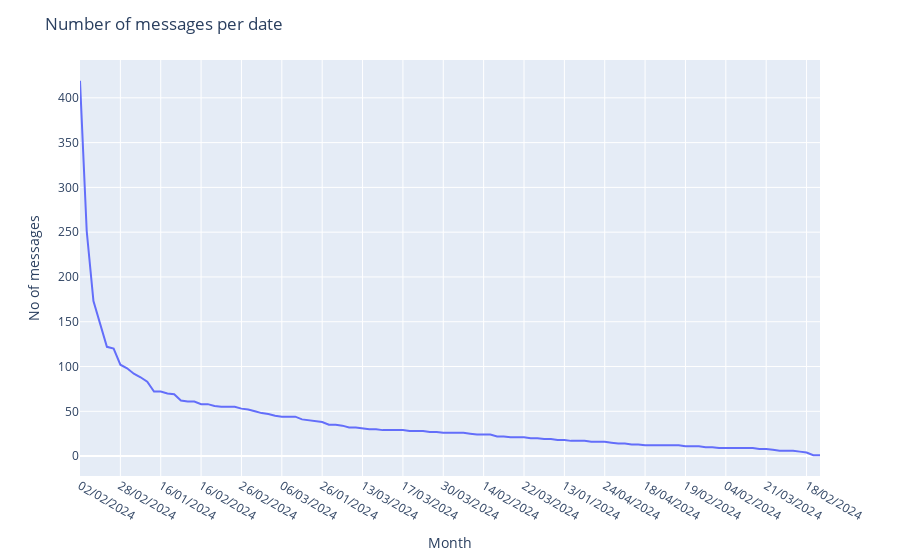

Notebook code cell kept with this figure:
### Markdown cell above
### 3. Time Series

### Code cell
# Calculate message counts per date
z = new_chat["Date"].value_counts()

# Create a new DataFrame for plotting (this is the main fix)
plot_data = pd.DataFrame({'Date': z.index, 'Msg_count': z.values})

# Create the line plot
fig = px.line(x=plot_data['Date'], y=plot_data['Msg_count']) 
fig.update_layout(title="Number of messages per date",
                  xaxis_title="Month",
                  yaxis_title="No of messages")
fig.update_xaxes(nticks=20)
fig.show()

### Figure 1 — Plotly figure (JSON) as saved in the notebook; plotly's stock layout.template omitted (floating-point values rounded to 4 significant figures)
{"data": [{"hovertemplate": "x=%{x}<br>y=%{y}<extra></extra>", "legendgroup": "", "line": {"color": "#636efa", "dash": "solid"}, "marker": {"symbol": "circle"}, "mode": "lines", "name": "", "orientation": "v", "showlegend": false, "type": "scatter", "x": ["02/02/2024", "23/01/2024", "07/02/2024", "15/01/2024", "19/01/2024", "29/02/2024", "28/02/2024", "28/01/2024", "18/01/2024", "23/02/2024", "12/02/2024", "07/03/2024", "16/01/2024", "27/02/2024", "03/02/2024", "22/01/2024", "01/03/2024", "30/01/2024", "16/02/2024", "14/01/2024", "02/03/2024", "24/01/2024", "08/02/2024", "20/01/2024", "26/02/2024", "25/03/2024", "17/01/2024", "20/02/2024", "09/02/2024", "02/04/2024", "06/03/2024", "03/04/2024", "27/01/2024", "01/04/2024", "21/01/2024", "10/02/2024", "26/01/2024", "04/04/2024", "25/04/2024", "15/03/2024", "31/01/2024", "05/02/2024", "13/03/2024", "22/02/2024", "12/04/2024", "17/02/2024", "24/02/2024", "25/01/2024", "17/03/2024", "28/03/2024", "15/04/2024", "01/05/2024", "29/03/2024", "05/04/2024", "30/03/2024", "09/03/2024", "23/04/2024", "15/02/2024", "14/03/2024", "21/02/2024", "14/02/2024", "14/04/2024", "08/03/2024", "29/01/2024", "05/03/2024", "25/02/2024", "22/03/2024", "16/03/2024", "31/03/2024", "11/03/2024", "03/03/2024", "19/04/2024", "13/01/2024", "04/03/2024", "07/04/2024", "27/04/2024", "26/03/2024", "12/03/2024", "24/04/2024", "24/03/2024", "20/03/2024", "06/04/2024", "19/03/2024", "01/02/2024", "18/04/2024", "09/04/2024", "30/04/2024", "13/02/2024", "18/03/2024", "06/02/2024", "19/02/2024", "10/04/2024", "13/04/2024", "29/04/2024", "27/03/2024", "16/04/2024", "04/02/2024", "21/04/2024", "11/04/2024", "26/04/2024", "08/04/2024", "10/03/2024", "21/03/2024", "28/04/2024", "11/02/2024", "22/04/2024", "23/03/2024", "20/04/2024", "18/02/2024", "17/04/2024", "05/06/2020"], "xaxis": "x", "y": [419, 251, 173, 148, 122, 120, 102, 98, 92, 88, 83, 72, 72, 70, 69, 62, 61, 61, 58, 58, 56, 55, 55, 55, 53, 52, 50, 48, 47, 45, 44, 44, 44, 41, 40, 39, 38, 35, 35, 34, 32, 32, 31, 30, 30, 29, 29, 29, 29, 28, 28, 28, 27, 27, 26, 26, 26, 26, 25, 24, 24, 24, 22, 22, 21, 21, 21, 20, 20, 19, 19, 18, 18, 17, 17, 17, 16, 16, 16, 15, 14, 14, 13, 13, 12, 12, 12, 12, 12, 12, 11, 11, 11, 10, 10, 9, 9, 9, 9, 9, 9, 8, 8, 7, 6, 6, 6, 5, 4, 1, 1], "yaxis": "y"}], "layout": {"legend": {"tracegroupgap": 0}, "margin": {"t": 60}, "title": {"text": "Number of messages per date"}, "xaxis": {"anchor": "y", "domain": [0, 1], "nticks": 20, "title": {"text": "Month"}}, "yaxis": {"anchor": "x", "domain": [0, 1], "title": {"text": "No of messages"}}}}
